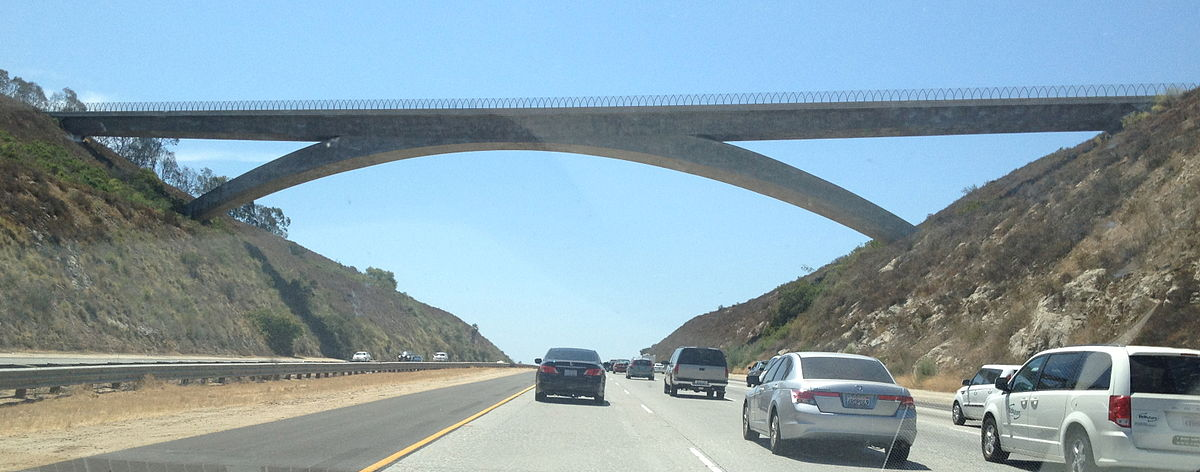
#> input picture samples/roads/road_2.jpg, 1200 x 472 px
$ python 009_sobel_detection_gradient_orientation.py   (older library calls are emulated)
#> lines starting #> are read from the running program, lines starting #| are printed output that depends on the picture; after the words box and inside, x2 and y2 are one past the last pixel; in counts of white or black regions, pixels touching at a corner belong together
# Inspired by Self-Driving-Car Nano Degree from Udacity

"""
(Note that in the quiz below, we actually utilize np.arctan2, which can return values between +/−π;
however, as we'll take the absolute value of sobel_x
this restricts the values to +/−π/2
"""

import os

import cv2
import matplotlib.image as mpimg
import matplotlib.pyplot as plt
import numpy as np

# Read in an image and grayscale it
image_path = os.path.join(os.getcwd(), "../../samples/roads/road_2.jpg")

if not os.path.exists(image_path):
    print("Image does not exist!")
    exit()

image = mpimg.imread(image_path)
#> image is the input picture: shape (472, 1200, 3); mean R, G, B 136.8, 158.5, 168.5


def dir_threshold(img, sobel_kernel=3, thresh=(0, np.pi / 2)):
    # Grayscale
#> called with sobel_kernel = 15, thresh = (0.7, 1.3)
    gray = cv2.cvtColor(img, cv2.COLOR_RGB2GRAY)
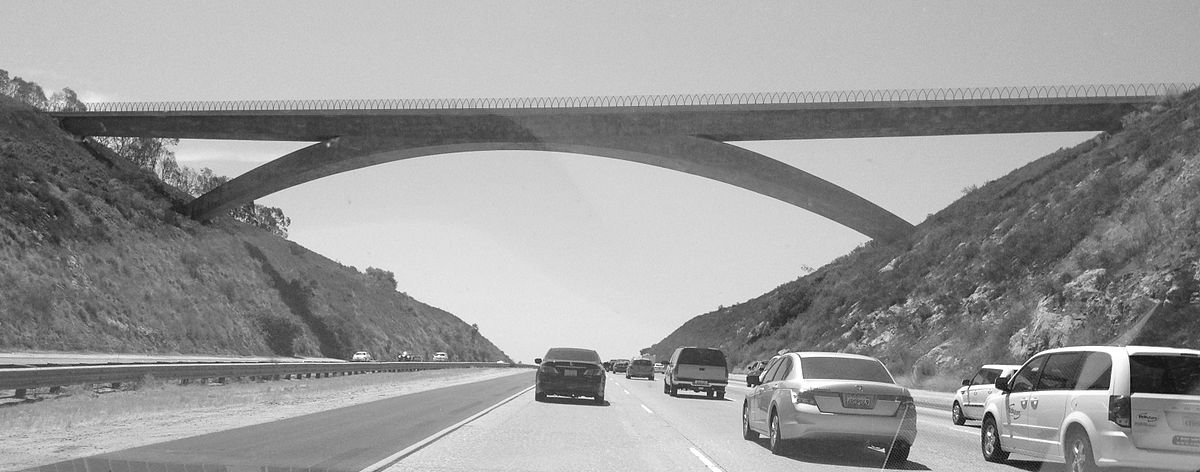
#> gray: shape (472, 1200); min 1, max 255, mean 153.1
    # Calculate the x and y gradients
    sobelx = cv2.Sobel(gray, cv2.CV_64F, 1, 0, ksize=sobel_kernel)
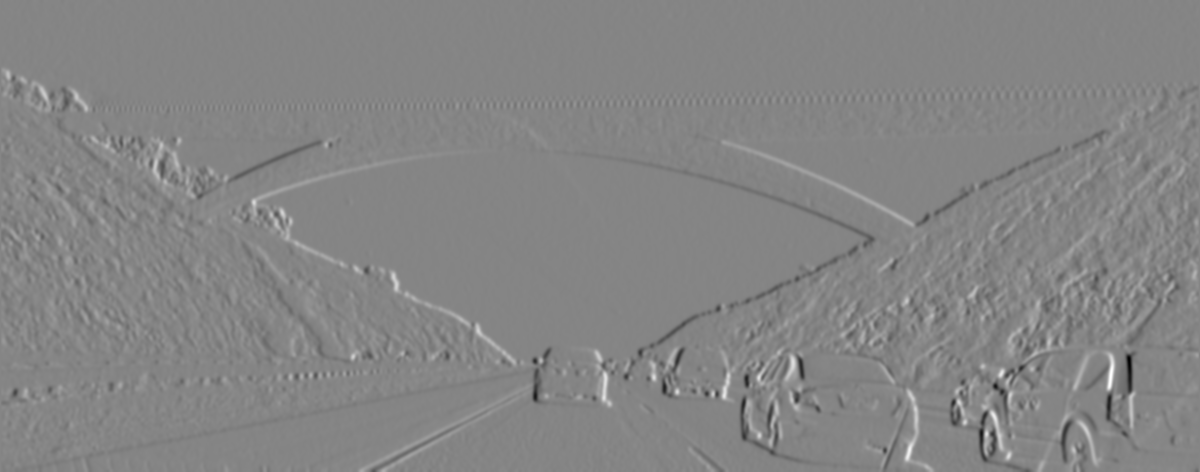
#> sobelx: shape (472, 1200) float64; min -5.38e+09, max 4.93e+09, mean -1058823.8; drawn with min black and max white
    sobely = cv2.Sobel(gray, cv2.CV_64F, 0, 1, ksize=sobel_kernel)
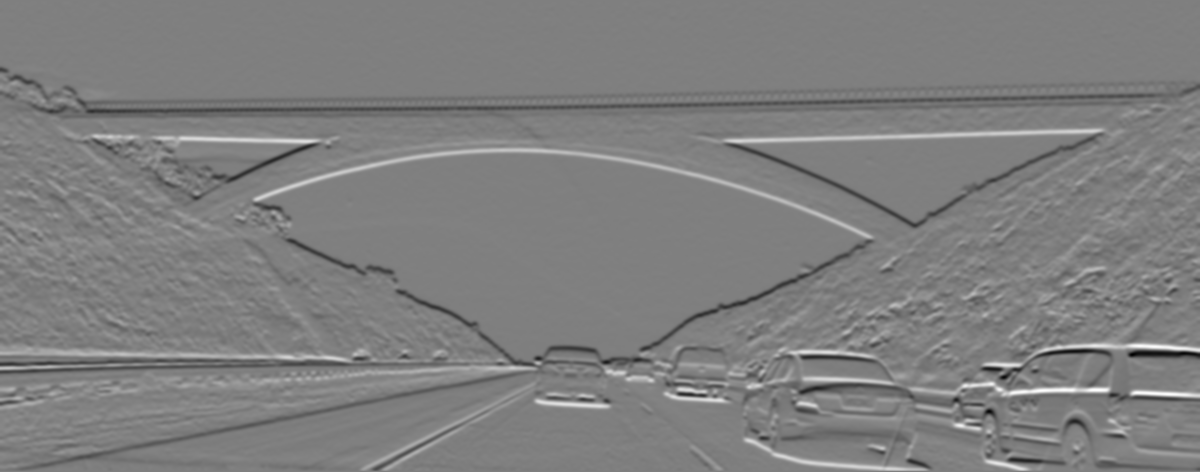
#> sobely: shape (472, 1200) float64; min -5.47e+09, max 5.48e+09, mean -7523179.2; drawn with min black and max white
    # Take the absolute value of the gradient direction,
    # apply a threshold, and create a binary image result
    absgraddir = np.arctan2(np.absolute(sobely), np.absolute(sobelx))
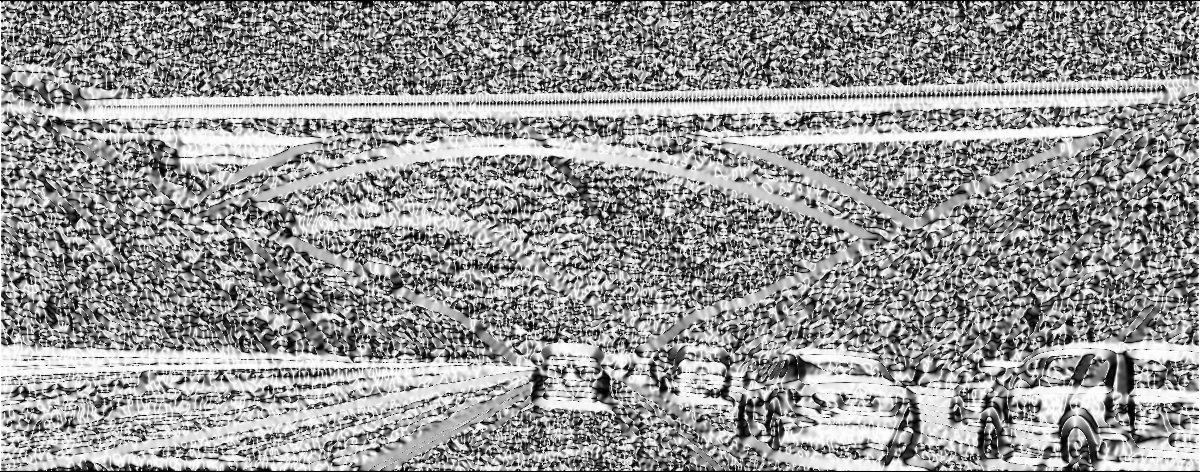
#> absgraddir: shape (472, 1200) float64; min 0, max 1.57, mean 0.931; drawn with min black and max white
    binary_output = np.zeros_like(absgraddir)
    binary_output[(absgraddir >= thresh[0]) & (absgraddir <= thresh[1])] = 1

    # Return the binary image
    return binary_output


# Run the function
directional_binary = dir_threshold(image, sobel_kernel=15, thresh=(0.7, 1.3))
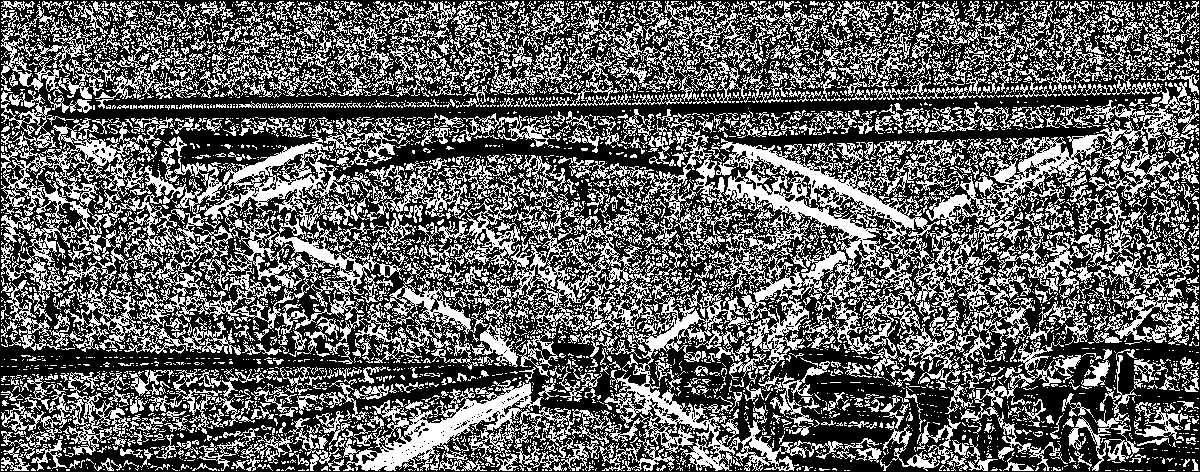
#> directional_binary: shape (472, 1200) float64; values 0 (black) and 1 (white), 38.3% white in thin lines or dots

# Plot the result
f, (ax1, ax2) = plt.subplots(1, 2, figsize=(24, 9))
f.tight_layout()

ax1.imshow(image)
ax1.set_title('Original Image', fontsize=20)

ax2.imshow(directional_binary, cmap='gray')
ax2.set_title('Direction (Orientation) Gradient', fontsize=20)

plt.subplots_adjust(left=0., right=1, top=0.9, bottom=0.)
plt.show()

$ run again, with samples/roads/road_3.jpg copied over samples/roads/road_2.jpg
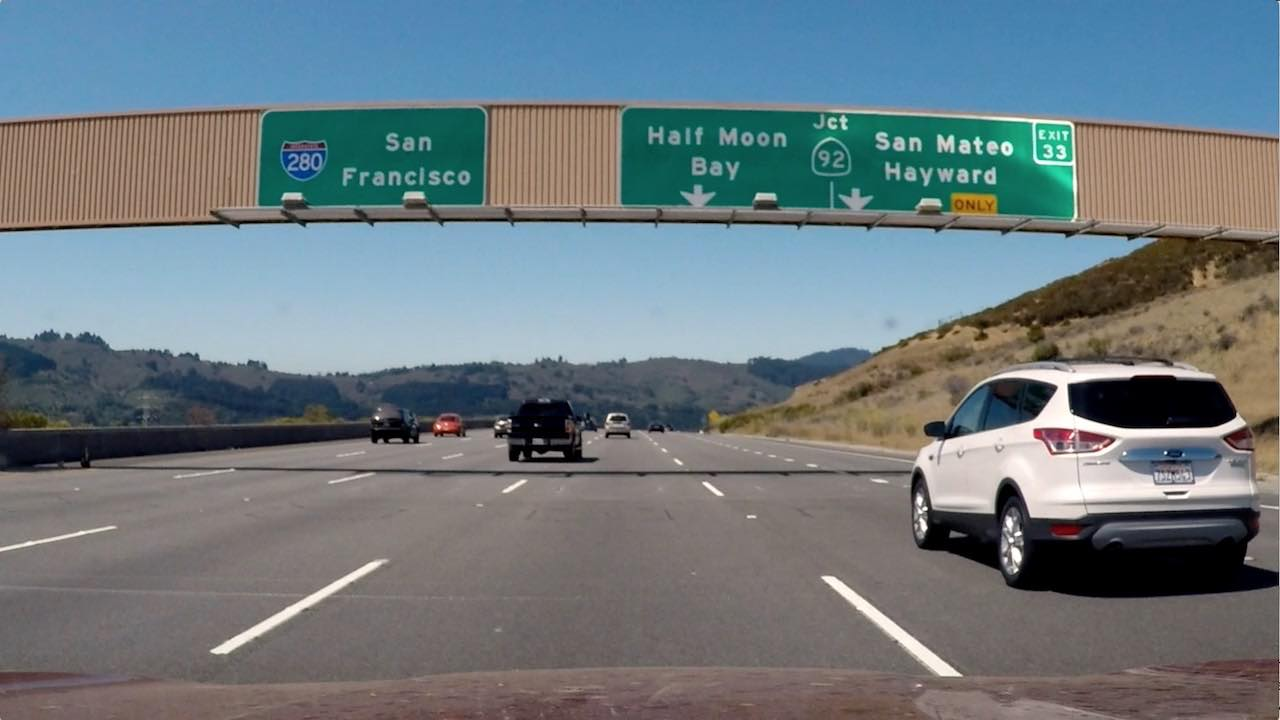
#> input picture samples/roads/road_3.jpg, 1280 x 720 px
#> image is the input picture: shape (720, 1280, 3); mean R, G, B 109.2, 121.6, 127.4
#> in dir_threshold, `absgraddir = np.arctan2(np.absolute(sobely), np.absolute(sobelx))`:
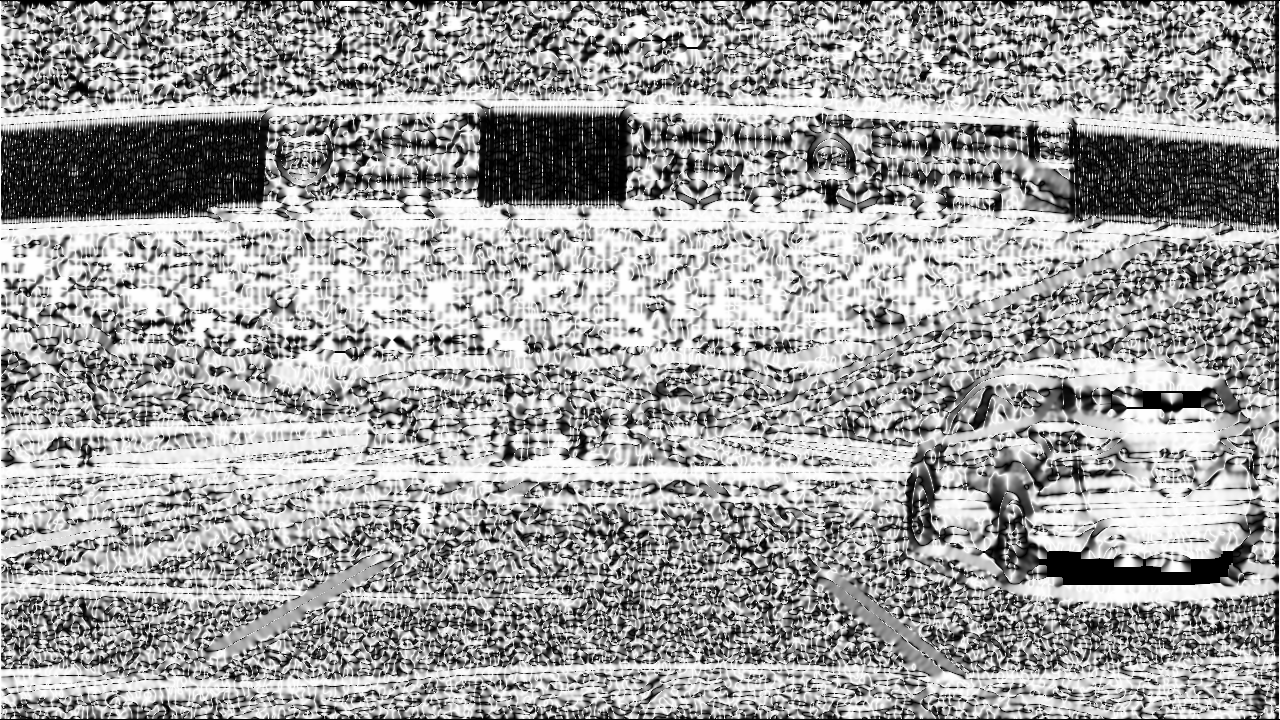
#> absgraddir: shape (720, 1280) float64; min 0, max 1.57, mean 0.981; drawn with min black and max white
#> `directional_binary = dir_threshold(image, sobel_kernel=15, thresh=(0.7..`:
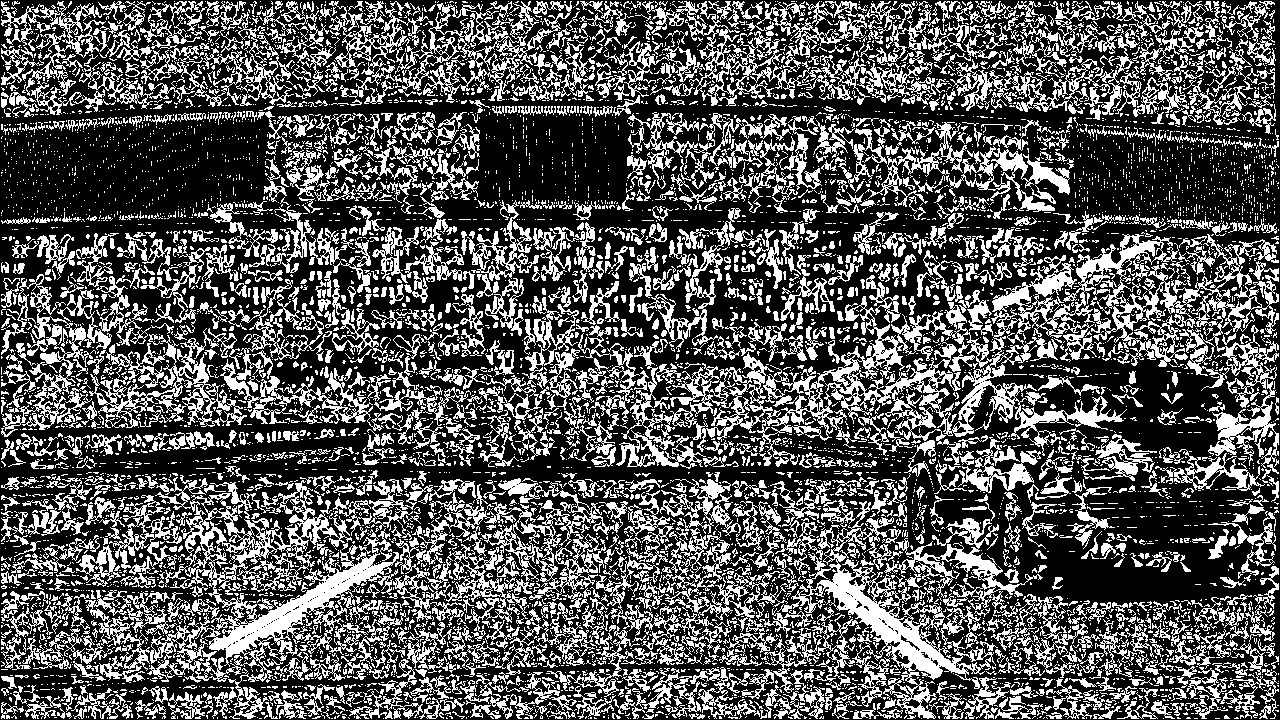
#> directional_binary: shape (720, 1280) float64; values 0 (black) and 1 (white), 33.8% white in thin lines or dots
